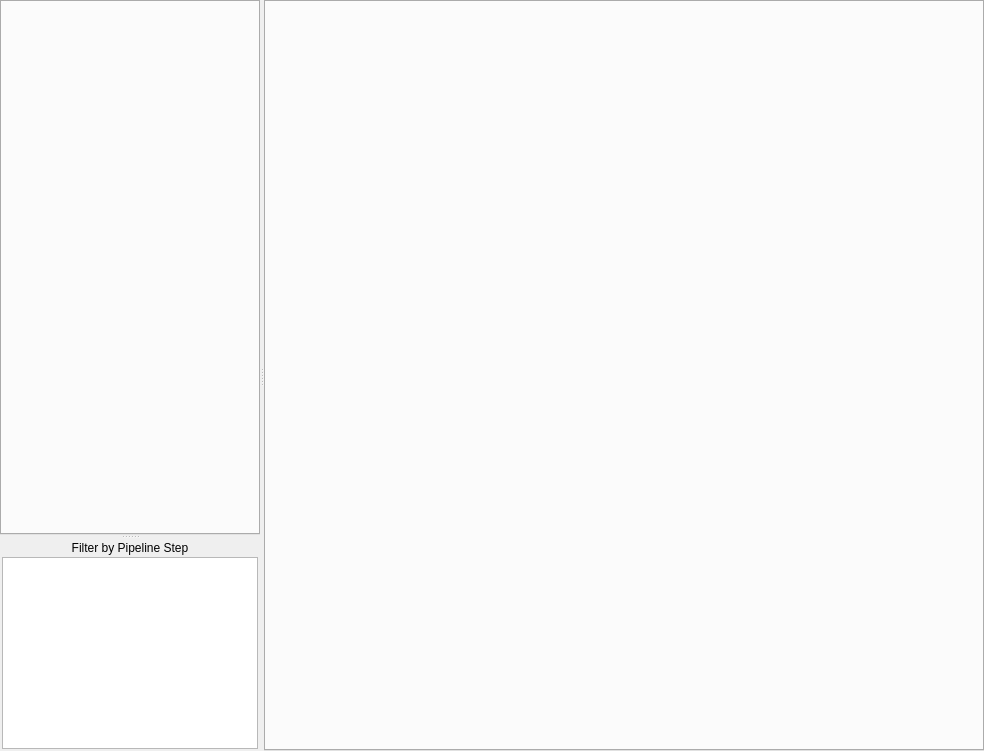
<?xml version="1.0" encoding="UTF-8"?>
<ui version="4.0">
 <class>BrowserForm</class>
 <widget class="QWidget" name="BrowserForm">
  <property name="geometry">
   <rect>
    <x>0</x>
    <y>0</y>
    <width>984</width>
    <height>751</height>
   </rect>
  </property>
  <property name="windowTitle">
   <string>Form</string>
  </property>
  <layout class="QHBoxLayout" name="horizontalLayout">
   <property name="margin">
    <number>0</number>
   </property>
   <item>
    <widget class="QSplitter" name="splitter">
     <property name="orientation">
      <enum>Qt::Horizontal</enum>
     </property>
     <widget class="QSplitter" name="vertical_splitter">
      <property name="orientation">
       <enum>Qt::Vertical</enum>
      </property>
      <widget class="QTabWidget" name="task_browser_tabs">
       <property name="sizePolicy">
        <sizepolicy hsizetype="Expanding" vsizetype="Expanding">
         <horstretch>0</horstretch>
         <verstretch>1</verstretch>
        </sizepolicy>
       </property>
       <property name="minimumSize">
        <size>
         <width>200</width>
         <height>0</height>
        </size>
       </property>
      </widget>
      <widget class="QFrame" name="step_filters_frame">
       <property name="sizePolicy">
        <sizepolicy hsizetype="Expanding" vsizetype="Expanding">
         <horstretch>0</horstretch>
         <verstretch>0</verstretch>
        </sizepolicy>
       </property>
       <property name="minimumSize">
        <size>
         <width>0</width>
         <height>0</height>
        </size>
       </property>
       <property name="maximumSize">
        <size>
         <width>16777215</width>
         <height>16777215</height>
        </size>
       </property>
       <layout class="QVBoxLayout" name="verticalLayout" stretch="0,1">
        <property name="spacing">
         <number>2</number>
        </property>
        <property name="margin">
         <number>2</number>
        </property>
        <item>
         <widget class="QLabel" name="step_filter_label">
          <property name="text">
           <string>Filter by Pipeline Step</string>
          </property>
          <property name="alignment">
           <set>Qt::AlignCenter</set>
          </property>
         </widget>
        </item>
        <item>
         <widget class="QListWidget" name="step_filter_list_widget"/>
        </item>
       </layout>
      </widget>
     </widget>
     <widget class="QTabWidget" name="file_browser_tabs">
      <property name="sizePolicy">
       <sizepolicy hsizetype="Expanding" vsizetype="Expanding">
        <horstretch>1</horstretch>
        <verstretch>0</verstretch>
       </sizepolicy>
      </property>
      <property name="currentIndex">
       <number>-1</number>
      </property>
     </widget>
    </widget>
   </item>
  </layout>
 </widget>
 <resources/>
 <connections/>
</ui>
